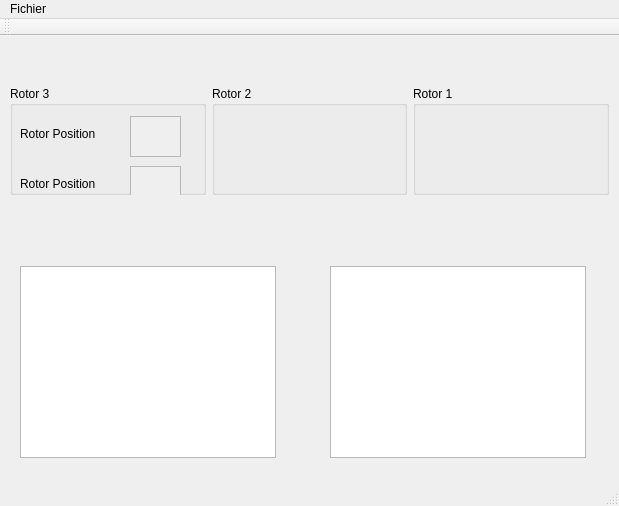
<?xml version="1.0" encoding="UTF-8"?>
<ui version="4.0">
 <class>MainWindowClass</class>
 <widget class="QMainWindow" name="MainWindowClass">
  <property name="geometry">
   <rect>
    <x>0</x>
    <y>0</y>
    <width>619</width>
    <height>506</height>
   </rect>
  </property>
  <property name="windowTitle">
   <string>MainWindow</string>
  </property>
  <widget class="QWidget" name="centralWidget">
   <widget class="QWidget" name="horizontalLayoutWidget">
    <property name="geometry">
     <rect>
      <x>-1</x>
      <y>39</y>
      <width>621</width>
      <height>131</height>
     </rect>
    </property>
    <layout class="QHBoxLayout" name="horizontalLayout">
     <item>
      <widget class="QGroupBox" name="groupBox_3">
       <property name="title">
        <string>Rotor 3</string>
       </property>
       <widget class="QLabel" name="label">
        <property name="geometry">
         <rect>
          <x>10</x>
          <y>40</y>
          <width>91</width>
          <height>16</height>
         </rect>
        </property>
        <property name="text">
         <string>Rotor Position</string>
        </property>
       </widget>
       <widget class="QScrollArea" name="scrollArea">
        <property name="geometry">
         <rect>
          <x>120</x>
          <y>30</y>
          <width>51</width>
          <height>41</height>
         </rect>
        </property>
        <property name="widgetResizable">
         <bool>true</bool>
        </property>
        <widget class="QWidget" name="scrollAreaWidgetContents">
         <property name="geometry">
          <rect>
           <x>0</x>
           <y>0</y>
           <width>49</width>
           <height>39</height>
          </rect>
         </property>
        </widget>
       </widget>
       <widget class="QScrollArea" name="scrollArea_2">
        <property name="geometry">
         <rect>
          <x>120</x>
          <y>80</y>
          <width>51</width>
          <height>41</height>
         </rect>
        </property>
        <property name="widgetResizable">
         <bool>true</bool>
        </property>
        <widget class="QWidget" name="scrollAreaWidgetContents_2">
         <property name="geometry">
          <rect>
           <x>0</x>
           <y>0</y>
           <width>49</width>
           <height>39</height>
          </rect>
         </property>
        </widget>
       </widget>
       <widget class="QLabel" name="label_2">
        <property name="geometry">
         <rect>
          <x>10</x>
          <y>90</y>
          <width>91</width>
          <height>16</height>
         </rect>
        </property>
        <property name="text">
         <string>Rotor Position</string>
        </property>
       </widget>
      </widget>
     </item>
     <item>
      <widget class="QGroupBox" name="groupBox_2">
       <property name="title">
        <string>Rotor 2</string>
       </property>
       <zorder>groupBox_3</zorder>
       <zorder>groupBox_3</zorder>
       <zorder>groupBox_3</zorder>
       <zorder>groupBox_3</zorder>
      </widget>
     </item>
     <item>
      <widget class="QGroupBox" name="groupBox">
       <property name="title">
        <string>Rotor 1</string>
       </property>
      </widget>
     </item>
    </layout>
   </widget>
   <widget class="QTextBrowser" name="textBrowser">
    <property name="geometry">
     <rect>
      <x>20</x>
      <y>230</y>
      <width>256</width>
      <height>192</height>
     </rect>
    </property>
   </widget>
   <widget class="QTextBrowser" name="textBrowser_2">
    <property name="geometry">
     <rect>
      <x>330</x>
      <y>230</y>
      <width>256</width>
      <height>192</height>
     </rect>
    </property>
   </widget>
  </widget>
  <widget class="QToolBar" name="mainToolBar">
   <attribute name="toolBarArea">
    <enum>TopToolBarArea</enum>
   </attribute>
   <attribute name="toolBarBreak">
    <bool>true</bool>
   </attribute>
  </widget>
  <widget class="QStatusBar" name="statusBar"/>
  <widget class="QMenuBar" name="menuBar">
   <property name="geometry">
    <rect>
     <x>0</x>
     <y>0</y>
     <width>619</width>
     <height>26</height>
    </rect>
   </property>
   <widget class="QMenu" name="menuD">
    <property name="title">
     <string>Fichier</string>
    </property>
   </widget>
   <addaction name="menuD"/>
  </widget>
 </widget>
 <layoutdefault spacing="6" margin="11"/>
 <resources>
  <include location="MainWindow.qrc"/>
 </resources>
 <connections/>
</ui>
